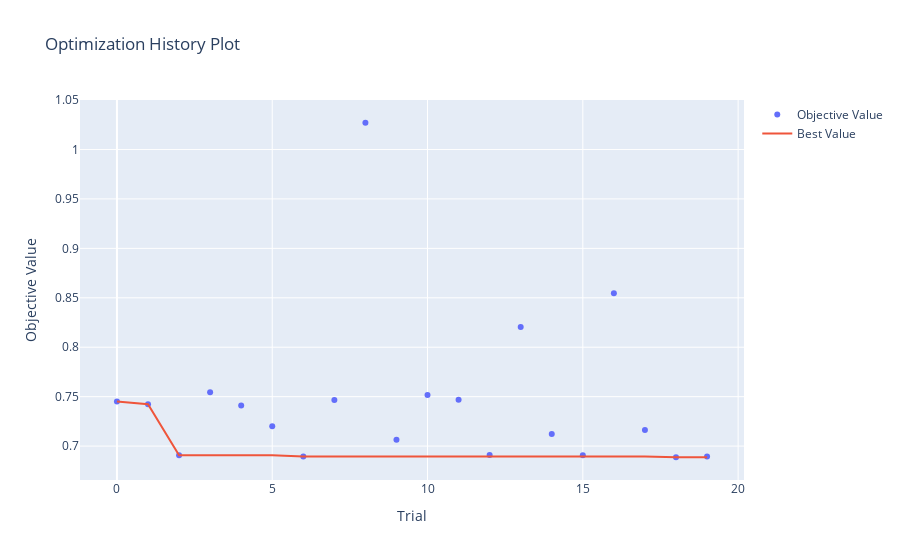

The cell this chart's notebook holds for it:
### Code cell
# optimization history plot

optuna.visualization.plot_optimization_history(study)

### Figure 1 — Plotly figure (JSON) as saved in the notebook; plotly's stock layout.template omitted (floating-point values rounded to 4 significant figures)
{"data": [{"mode": "markers", "name": "Objective Value", "type": "scatter", "x": [0, 1, 2, 3, 4, 5, 6, 7, 8, 9, 10, 11, 12, 13, 14, 15, 16, 17, 18, 19], "y": [0.745, 0.7424, 0.6906, 0.7544, 0.741, 0.7201, 0.6895, 0.7466, 1.027, 0.7065, 0.7516, 0.7469, 0.691, 0.8204, 0.7122, 0.6909, 0.8547, 0.7164, 0.6887, 0.6894]}, {"mode": "lines", "name": "Best Value", "type": "scatter", "x": [0, 1, 2, 3, 4, 5, 6, 7, 8, 9, 10, 11, 12, 13, 14, 15, 16, 17, 18, 19], "y": [0.745, 0.7424, 0.6906, 0.6906, 0.6906, 0.6906, 0.6895, 0.6895, 0.6895, 0.6895, 0.6895, 0.6895, 0.6895, 0.6895, 0.6895, 0.6895, 0.6895, 0.6895, 0.6887, 0.6887]}, {"marker": {"color": "#cccccc"}, "mode": "markers", "name": "Infeasible Trial", "showlegend": false, "type": "scatter", "x": [], "y": []}], "layout": {"title": {"text": "Optimization History Plot"}, "xaxis": {"title": {"text": "Trial"}}, "yaxis": {"title": {"text": "Objective Value"}}}}
